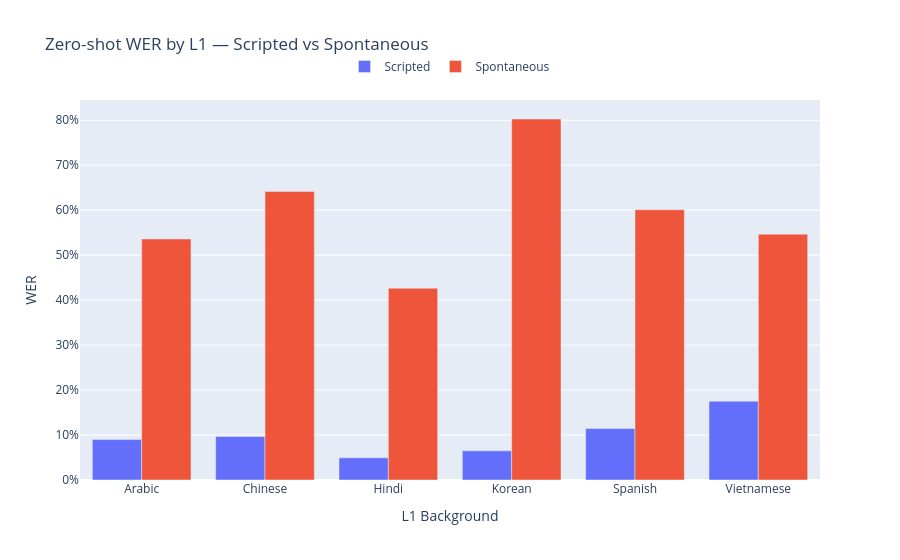

Notebook code for this chart:
### Code cell
# ── Per-L1 scripted vs spontaneous WER (zero-shot only) ──────────────────────
zs_s_by_l1  = compute_grouped_metrics(zs_scripted).rename(columns={"wer": "WER_scripted"})
zs_sp_by_l1 = compute_grouped_metrics(zs_spontaneous).rename(columns={"wer": "WER_spontaneous"})
gap_l1 = zs_s_by_l1[["speaker_native_language", "WER_scripted"]].merge(
    zs_sp_by_l1[["speaker_native_language", "WER_spontaneous"]], on="speaker_native_language"
)
gap_l1["gap"] = gap_l1["WER_spontaneous"] - gap_l1["WER_scripted"]

fig = go.Figure()
l1s_gap = gap_l1["speaker_native_language"].tolist()
fig.add_trace(go.Bar(name="Scripted",     x=l1s_gap, y=gap_l1["WER_scripted"].tolist()))
fig.add_trace(go.Bar(name="Spontaneous",  x=l1s_gap, y=gap_l1["WER_spontaneous"].tolist()))
fig.update_layout(
    title="Zero-shot WER by L1 — Scripted vs Spontaneous",
    barmode="group",
    legend=dict(orientation="h", yanchor="bottom", y=1.05, xanchor="center", x=0.5),
)
fig.update_yaxes(title_text="WER", tickformat=".0%")
fig.update_xaxes(title_text="L1 Background")
fig.show()

### Figure 1 — Plotly figure (JSON) as saved in the notebook; plotly's stock layout.template omitted (floating-point values rounded to 4 significant figures)
{"data": [{"name": "Scripted", "type": "bar", "x": ["Arabic", "Chinese", "Hindi", "Korean", "Spanish", "Vietnamese"], "y": [0.0899, 0.09685, 0.04928, 0.06481, 0.1145, 0.1753]}, {"name": "Spontaneous", "type": "bar", "x": ["Arabic", "Chinese", "Hindi", "Korean", "Spanish", "Vietnamese"], "y": [0.5361, 0.6418, 0.4265, 0.8028, 0.6012, 0.5467]}], "layout": {"barmode": "group", "legend": {"orientation": "h", "x": 0.5, "xanchor": "center", "y": 1.05, "yanchor": "bottom"}, "title": {"text": "Zero-shot WER by L1 — Scripted vs Spontaneous"}, "xaxis": {"title": {"text": "L1 Background"}}, "yaxis": {"tickformat": ".0%", "title": {"text": "WER"}}}}
